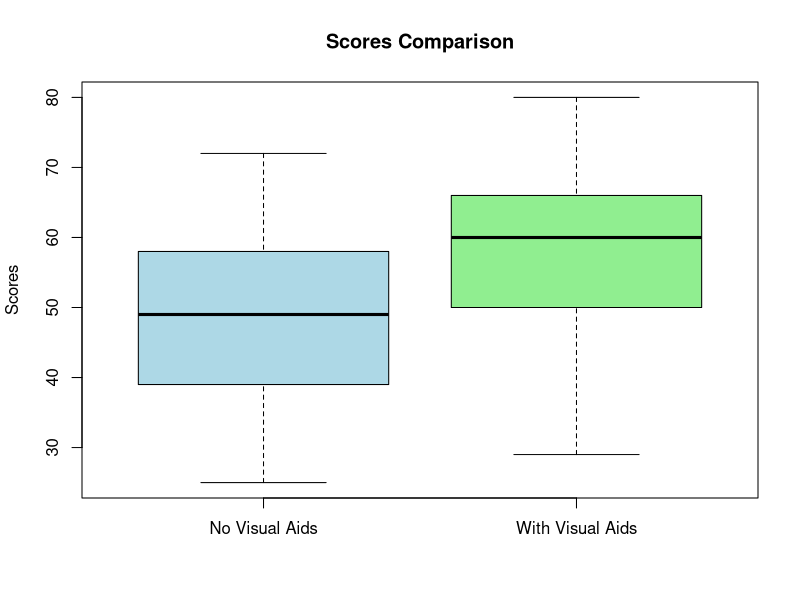
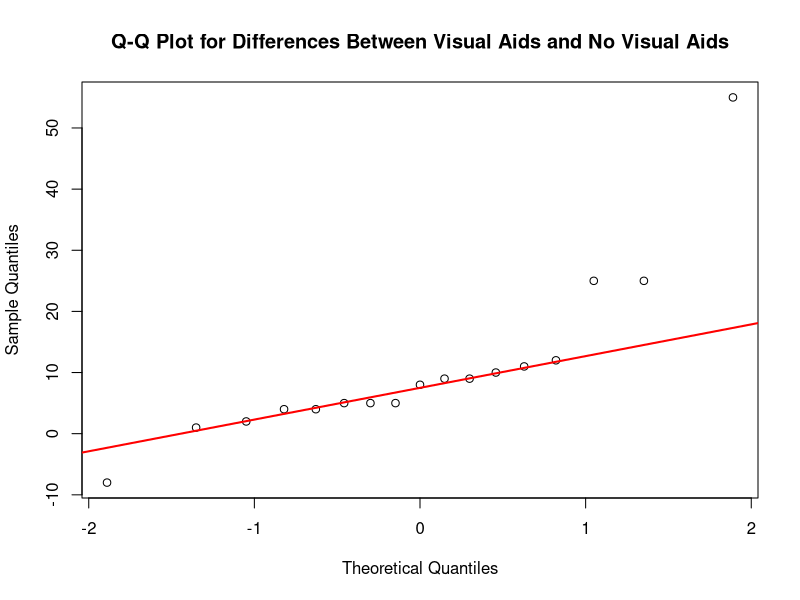

These figures' R source, in order: (Note: this script raises an error after producing the figures.)
# Creating the data frame
student_scores <- data.frame(
  student = 1:17,
  no_visual_aids = c(50, 60, 58, 72, 36, 51, 49, 49, 25, 52, 41, 32, 58, 39, 25, 40, 61),
  with_visual_aids = c(58, 70, 60, 73, 40, 63, 54, 60, 29, 57, 66, 37, 50, 48, 80, 65, 70)
)
str(student_scores)
View(student_scores)
# boxplot
boxplot(
  student_scores$no_visual_aids, student_scores$with_visual_aids,
  names = c("No Visual Aids", "With Visual Aids"),
  main = "Scores Comparison",
  ylab = "Scores",
  col = c("lightblue", "lightgreen")
)

differences <- student_scores$with_visual_aids - student_scores$no_visual_aids

# Q-Q plot for the differences
qqnorm(differences, main = "Q-Q Plot for Differences Between Visual Aids and No Visual Aids")
qqline(differences, col = "red", lwd = 2)

#Normality test
shapiro.test(no_visual_aids)
shapiro.test(with_visual_aids)
combined_scores <- c(no_visual_aids, with_visual_aids)
shapiro_result_combined <- shapiro.test(combined_scores)
shapiro_result_combined 
hist(no_visual_aids)
hist(with_visual_aids)

# Calculate the mean of the combined scores
mean_combined <- mean(combined_scores)
mean_combined #52.29412 is the mean_combined


# Calculate the median of the combined scores
median_combined <- median(combined_scores)
median_combined # 53 is the median_combined

# Load the e1071 package to calculate skewness
# If you haven't already installed it, you can install via: install.packages("e1071")
install.packages("e1071")
library(e1071)

# Calculate the skewness of the combined scores
skewness_combined <- skewness(combined_scores)
skewness_combined # -0.2033531 skewness_combined

# Descriptive statistics for both groups
mean_no_aids <- mean(student_scores$no_visual_aids)
mean_no_aids  # 46.94118
mean_with_aids <- mean(student_scores$with_visual_aids)
mean_with_aids # 57.64706
sd_no_aids <- sd(student_scores$no_visual_aids)
sd_no_aids # 13.11712
sd_with_aids <- sd(student_scores$with_visual_aids)
sd_with_aids # 13.52748

# Paired t-test
t_test_result <- t.test(student_scores$no_visual_aids, student_scores$with_visual_aids, paired = TRUE)
t_test_result


# Install and load the psych package
install.packages("psych")
library(psych)

# Filter relevant columns from the student_scores dataset
numeric_data <- student_scores[, c("no_visual_aids", "with_visual_aids")]

# Check the structure of the data
str(numeric_data)

# Correlation using the default pairs() function
pairs(numeric_data, labels = colnames(numeric_data), main = "Student Scores Correlation Plot")

# Enhanced correlation visualization using pairs.panels()
windows(16,20)
pairs.panels(
  numeric_data,
  smooth = TRUE,      # Draw less smooths
  scale = FALSE,      # Don't scale correlation text font
  density = TRUE,     # Adds density plots and histograms
  ellipses = TRUE,    # Draws confidence ellipses
  method = "pearson", # "pearson" for normal data (or "spearman" for non-normal)
  pch = 21,           # pch symbol
  lm = TRUE,          # Plots linear fit rather than smoothed fit
  cor = TRUE,         # Report correlations
  hist.col = 4,       # Histogram color
  stars = TRUE,       # Adds significance level with stars
  ci = TRUE           # Adds confidence intervals
)
